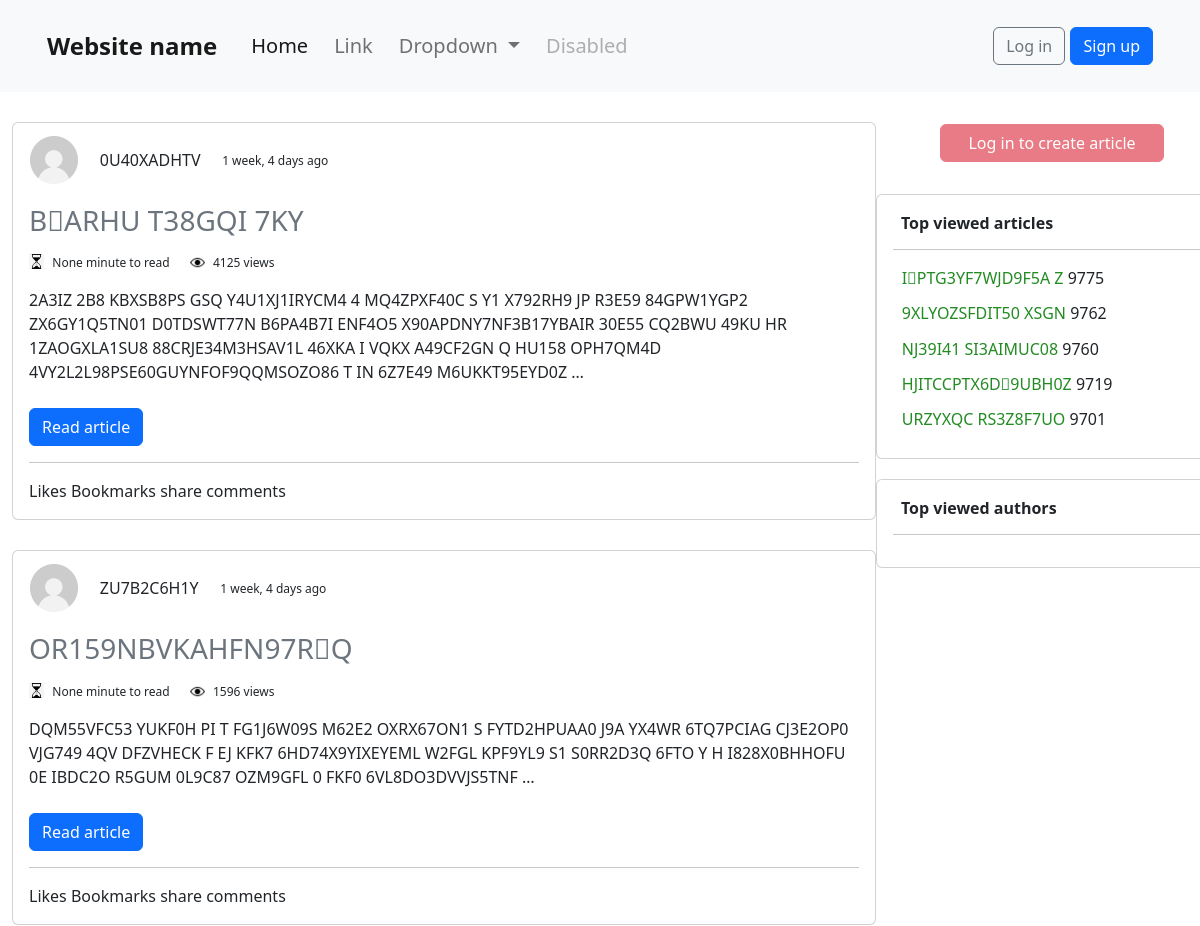
Before: / (upper part) with the older database file.
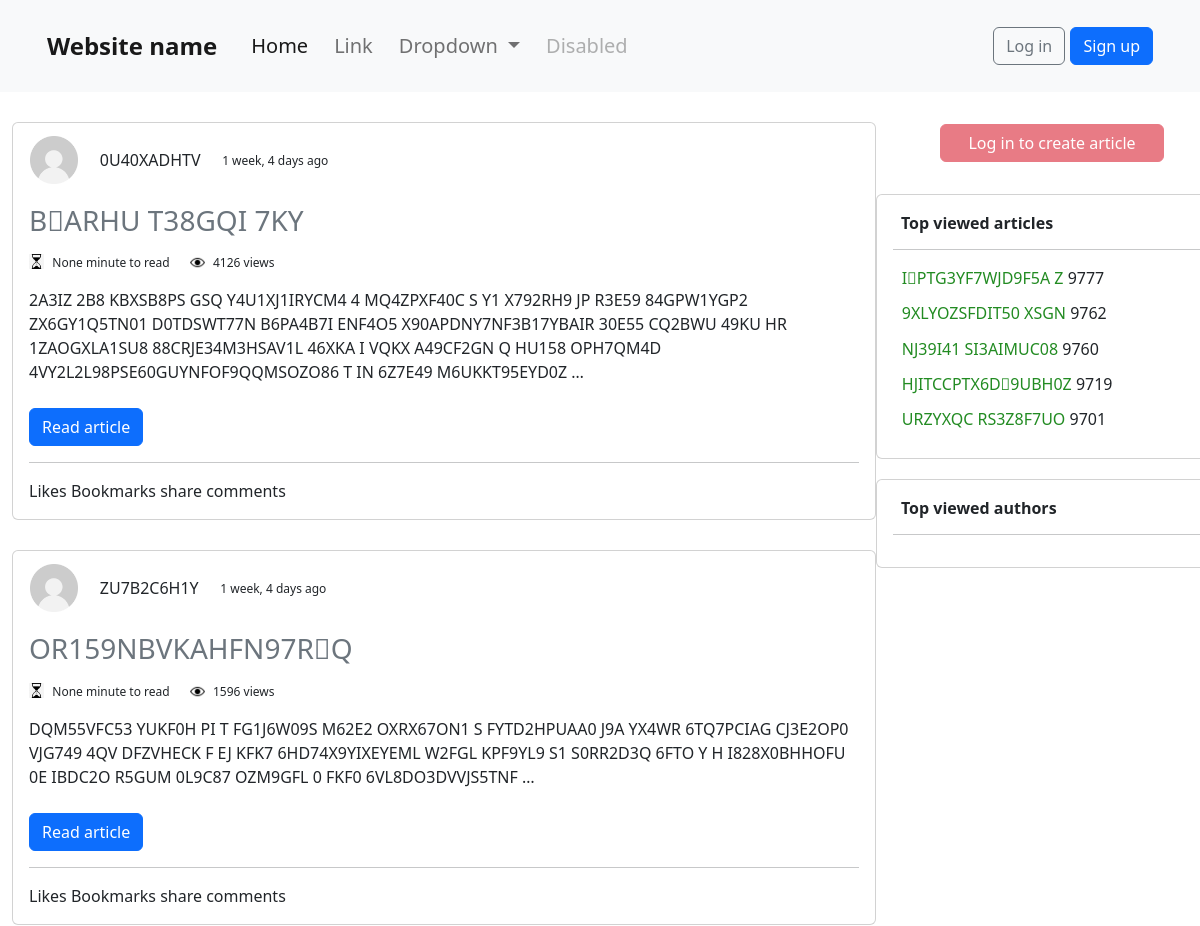
After: the same page with the newer database file.
### pages/models.py (models this page shows, shortened)
class Article(Model):
    author = ForeignKey(AUTH_USER_MODEL, models.DO_NOTHING)
    name = CharField(max_length=1000, blank=False)
    text = TextField(max_length=25000)
    logo_image = ImageField(upload_to='static/article-images', blank=True)
    reading_time = PositiveIntegerField()
    views = PositiveIntegerField(default=0)
    likes = PositiveIntegerField(default=0)
    date_changed = DateTimeField(auto_now=True)
    date_article_created = DateTimeField(auto_now_add=True)
    tags = TaggableManager()
    class Meta:
        ordering = ['-article_order', '-pub_time']
        verbose_name = _('article')
        verbose_name_plural = verbose_name
        get_latest_by = 'id'

### accounts/models.py (models this page shows, shortened)
class CustomUser(AbstractUser):
    avatar = ImageField(upload_to='static/user-avatars', default='static/user-avatars/def_avatar.jpg')

### pages/views.py (the view, shortened to what this page needs)
# urls.py: path("", HomePageView.as_view(), name="home"),
class HomePageView(View):
    template_name = "pages/home.html"
    def get(self, request):
        context = {
            'articles': Article.objects.order_by('-date_article_created')[:MAX_ARTICLES_ON_PAGE],
            'tags': Tag.objects.all(),
            'top_viewed_articles': Article.objects.order_by('-views')[:5],
        }
        return render(request, self.template_name, context)

### templates/pages/home.html (shortened to what this page needs)
{% extends '_base.html' %}
{% load static %}
{% block content %}
    <div style='display:flex'>
        <div style="flex: 1; justify-content: left">
            {% for article in articles %}
                <article style="margin-top: 30px;">
                    <div class="card" style="width: 54rem;">
                        <div class="card-img-top" style="margin-top: 13px; align-content: center; display:flex;">
                            <img src="{% static 'user-avatars/def_avatar.jpg' %}" alt="avatar" height="48" width="48"
                                 style="margin-left: 2%">
                            <p style="margin-left: 2.5%; margin-top: 12px;">
                                {{ article.author.username }}
                            </p>
                            <p style="margin-left: 2.5%; margin-top: 16px; font-size: 12px;">
                                {{ article.date_article_created|timesince }} ago
                            </p>
                        </div>
                        <div class="card-body">
                            <h3 class="card-title" style="margin-bottom: 2%;">
                                <a href="/articles/{{ article.id }}" class="link-secondary"
                                   style="color: black; text-decoration: unset">
                                    {{ article.name }}
                                </a>
                            </h3>
                            <div style="font-size: 12px; display:flex;">
                                <img src="{% static 'images/clock_icon.png' %}" height="15px" width="15px" alt="">
                                <p style="margin-left: 1%;">
                                    {{ article.reading_time }} minute to read
                                </p>
                                <img src="{% static 'images/views_icon.webp' %}" height="15px" width="15px" alt=""
                                     style="margin-left: 20px; margin-top: 1px;">
                                <p style="margin-left: 1%;">
                                    {{ article.views }} views
                                </p>
                            </div>
                            <p class="card-text">
                                {{ article.text|truncatewords:36 }}
                            </p>
                            <a href="/articles/{{ article.id }}" class="btn btn-primary" style="margin-top: 1%;">
                                Read article
                            </a>
                            <hr>
                            <div>
                                <span>Likes</span>
                                <span>Bookmarks</span>
                                <span>share</span>
                                <span>comments</span>
                            </div>
                        </div>
                    </div>
                </article>
            {% endfor %}
        </div>
        <div style="flex-direction: column; justify-content: right">
            <div>
                {% if user.is_authenticated %}
                    <a href="articles/create-article/" class="btn btn-primary"
                       style="margin-top: 2rem; width: 14rem; margin-left: 4rem; margin-bottom: 2rem;">
                        Create article
                    </a>
                {% else %}
                    <a class="btn btn-danger disabled"
                       style="margin-top: 2rem; width: 14rem; margin-left: 4rem; margin-bottom: 2rem;">
                        Log in to create article
                    </a>
                {% endif %}
            </div>
            <div class="card" style="width: 22rem;">
                <div class="card-body" style="display:flex; flex-direction: column;">
                    <h6 style="margin-bottom: 0; margin-left: 2.5%; margin-top: 1%; font-weight: bold;">
                        Top viewed articles
                    </h6>
                    <hr>
                    {% for article in top_viewed_articles %}
                        <span style="margin-bottom: 3.5%;">
                            <span style="margin-left: 0.55rem;">
                                <a href="/articles/{{ article.id }}" style="text-decoration: none; color: forestgreen">
                                    {{ article.name }}
                                </a>
                            </span>
                            <span style="justify-content: right">{{ article.views }}</span>
                        </span>
                    {% endfor %}
                </div>
            </div>
            <div class="card" style="width: 22rem;">
                <div class="card-body" style="display:flex; flex-direction: column;">
                    <h6 style="margin-bottom: 0; margin-left: 2.5%; margin-top: 1%; font-weight: bold;">
                        Top viewed authors
                    </h6>
                    <hr>
                </div>
            </div>
        </div>
    </div>
{% endblock content %}

### templates/_base.html (shortened to what this page needs)
{% load static %}
<!DOCTYPE html>
<html lang="en">
<head>
    {% block css %}
        <link href="https://cdn.jsdelivr.net/npm/bootstrap@5.2.3/dist/css/bootstrap.min.css" rel="stylesheet"
>
        <link rel="stylesheet" href="{% static 'css/base.css' %}">
    {% endblock %}
</head>
<body style="margin-bottom: 0;">
<header>
    {% include 'components/navbar.html' %}
</header>
<div class="container" id="main-container">
    {% block content %}
    {% endblock content %}
</div>
</body>
</html>

### templates/components/navbar.html (shortened to what this page needs)
{% block content %}
    <nav class="navbar navbar-expand-lg navbar-light bg-light"
         style="font-size: 20px;
                font-weight: normal;">
        <div class="container-fluid" style="margin-left: 35px; margin-top: 15px; margin-bottom: 15px;">
            <a class="navbar-brand" href="{% url 'home' %}" style="font-weight: bold; font-size: 24px;">Website name</a>
            <div class="collapse navbar-collapse" id="navbarSupportedContent">
                <ul class="navbar-nav me-auto mb-2 mb-lg-0">
                    <li class="nav-item" style="margin-left: 10px;">
                        <a class="nav-link active" aria-current="page" href="#">Home</a>
                    </li>
                    <li class="nav-item" style="margin-left: 10px;">
                        <a class="nav-link" href="#">Link</a>
                    </li>
                    <li class="nav-item dropdown" style="margin-left: 10px;">
                        <a class="nav-link dropdown-toggle" href="#" id="navbarDropdown" role="button"
                           data-bs-toggle="dropdown" aria-expanded="false">
                            Dropdown
                        </a>
                    </li>
                    <li class="nav-item" style="margin-left: 10px;">
                        <a class="nav-link disabled" href="#" tabindex="-1" aria-disabled="true">Disabled</a>
                    </li>
                </ul>
            </div>
            <div class="dropdown text-end" style="margin-right: 35px;">
                {% if user.is_authenticated %}
                    <a href="#" class="d-block link-dark text-decoration-none dropdown-toggle" data-bs-toggle="dropdown"
                       aria-expanded="false">
                        {{ user.email }}
                    </a>
                    <ul class="dropdown-menu text-small" style="margin-left: 3.5rem;">
                        <li><a class="dropdown-item" href="{% url 'account_change_password' %}">Change password</a></li>
                        <li>
                            <hr class="dropdown-divider">
                        </li>
                        <li><a class="dropdown-item" href="{% url 'account_logout' %}">Sign out</a></li>
                    </ul>
                {% else %}
                    <form class="form-inline ml-auto">
                        <a href="{% url 'account_login' %}" class="btn btn-outline-secondary">Log in</a>
                        <a href="{% url 'account_signup' %}" class="btn btn-primary ml-2">Sign up</a>
                    </form>
                {% endif %}
            </div>
        </div>
    </nav>
{% endblock %}

### static/css/base.css (style rules this page uses)
html { position: relative; min-height: 100%; font-size: 14px; }
@media (min-width: 768px) { html { font-size: 16px; } }
body { margin-bottom: 60px; }
.container { max-width: 960px; }

### templates/_base.html (style rules this page uses)
#main-container { min-height: 100vh; max-width: 80rem; }

Changed rows visible on the page:
changed Article "B ARHU T38GQI 7KY": views "4125" → "4126"
changed Article "I PTG3YF7WJD9F5A Z": views "9775" → "9777"
